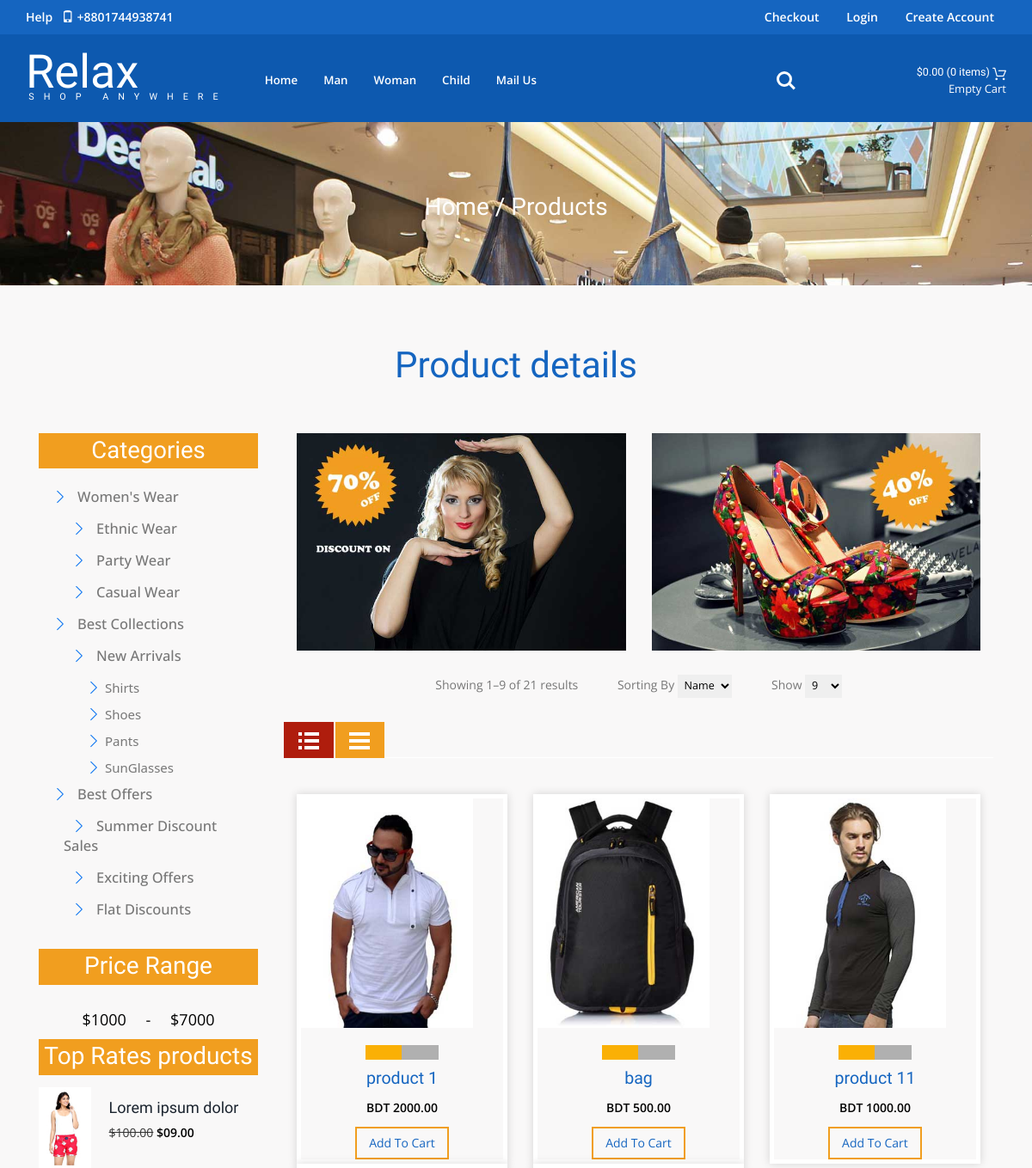
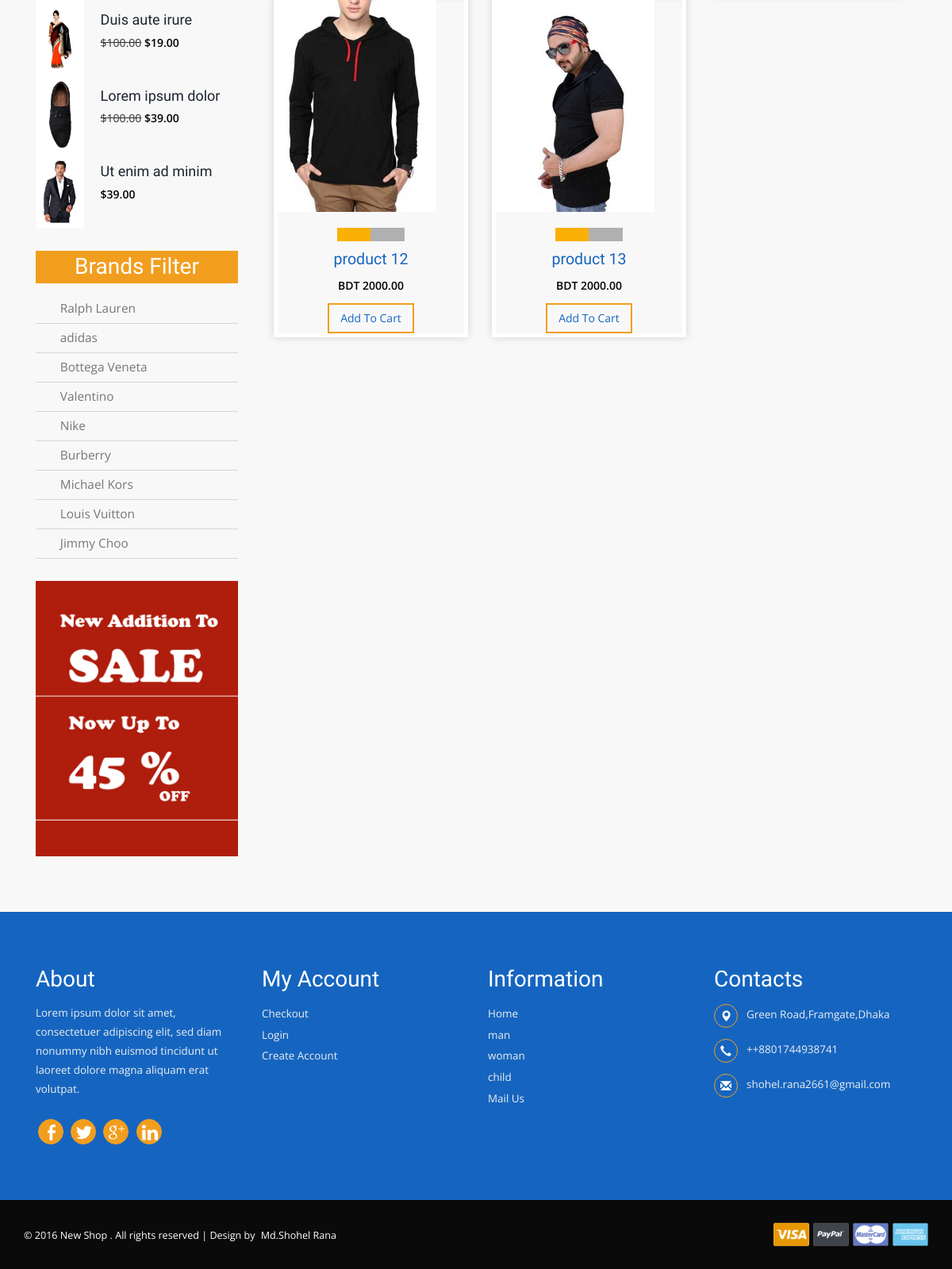
/product.php?id=7, run on the app's committed database (2 pictures, top to bottom).
### tables this page shows
CREATE TABLE `tbl_category` (
  `category_id` int(3) NOT NULL,
  `category_name` varchar(100) NOT NULL,
  `category_description` text NOT NULL,
  `publication_status` tinyint(1) NOT NULL
);

CREATE TABLE `tbl_product` (
  `product_id` int(11) NOT NULL,
  `product_name` varchar(100) NOT NULL,
  `category_id` int(3) NOT NULL,
  `manufacturer_id` int(3) NOT NULL,
  `product_price` float(10,2) NOT NULL,
  `product_quantity` int(5) NOT NULL,
  `product_short_description` text NOT NULL,
  `product_long_description` text NOT NULL,
  `product_image` text NOT NULL,
  `publication_status` tinyint(1) NOT NULL
);

### pages/product_content.php (the view, shortened to what the rows shown need)
<?php
$category_id = $_GET['id'];
$query_result = $obj_app->select_published_product_by_category_id($category_id);
?>
<div class="content">
    <div class="products-agileinfo">
        <h2 class="tittle">Product details</h2>
        <div class="container">
            <div class="product-agileinfo-grids w3l">
                <div class="col-md-9 product-agileinfon-grid1 w3l">
                    <div class="bs-example bs-example-tabs" role="tabpanel" data-example-id="togglable-tabs">
                        <ul id="myTab" class="nav1 nav1-tabs left-tab" role="tablist">
                            <div id="myTabContent" class="tab-content">
                                <div role="tabpanel" class="tab-pane fade in active" id="home" aria-labelledby="home-tab">
                                    <div class="product-tab">
                                        <?php while ($category_product = mysqli_fetch_assoc($query_result)) { ?>
                                        <div class="col-md-4 product-tab-grid simpleCart_shelfItem">
                                            <div class="grid-arr">
                                                <div  class="grid-arrival">
                                                    <figure>
                                                        <a href="#" class="new-gri" data-toggle="modal" data-target="#myModal1">
                                                            <div class="grid-img">
                                                                <a href="product_details.php?id=<?php echo $category_product['product_id']; ?>"><img  src="assets/<?php echo $category_product['product_image']; ?>" class="img-responsive" alt=""height="300" width="200"></a>
                                                            </div>
                                                        </a>
                                                    </figure>
                                                </div>
                                                <div class="block">
                                                    <div class="starbox small ghosting"> </div>
                                                </div>
                                                <div class="women">
                                                    <h6><a href="product_details.php?id=<?php echo $category_product['product_id']; ?>"><?php echo $category_product['product_name']; ?></a></h6>
                                                    <p ><em class="item_price"> BDT <?php echo $category_product['product_price']; ?></em></p>
                                                    <a href="product_details.php" data-text="Add To Cart" class="my-cart-b item_add">Add To Cart</a>
                                                </div>
                                            </div>
                                        </div>
                                        <?php } ?>
                                    </div>
                                </div>
                            </div>
                    </div>
                </div>
            </div>
        </div>
    </div>
</div>

### includes/header.php (shortened to what the rows shown need)
<?php
$query_result = $obj_app->select_all_published_category_info();
?>
<div class="header">
    <div class="heder-bottom">
        <div class="container">
            <div class="logo-nav">
                <div class="logo-nav-left">
                    <h1><a href="index.php">Relax<span>Shop anywhere</span></a></h1>
                </div>
                <div class="logo-nav-left1">
                    <nav class="navbar navbar-default">
                        <div class="collapse navbar-collapse" id="bs-megadropdown-tabs">
                            <ul class="nav navbar-nav">
                                <?php while ($category_info = mysqli_fetch_assoc($query_result)) { ?>
                                    <li class="dropdown"><a href="product.php?id=<?php echo $category_info['category_id']; ?>"><?php echo $category_info['category_name']; ?></a></li>
                                <?php } ?>
                            </ul>
                        </div>
                    </nav>
                </div>
            </div>
        </div>
    </div>
</div>

### includes/footer.php (shortened to what the rows shown need)
<?php
$query_result = $obj_app->select_all_published_category_info();
?>
<div class="footer-w3l">
    <div class="container">
        <div class="footer-grids">
            <div class="col-md-3 footer-grid">
                <ul>
                    <?php while ($category_info = mysqli_fetch_assoc($query_result)) { ?>
                        <li class="dropdown"><a href="category.php?id=<?php echo $category_info['category_id']; ?>"><?php echo $category_info['category_name']; ?></a></li>
                    <?php } ?>
                </ul>
            </div>
        </div>
    </div>
</div>

### data on the page
tbl_category: category_name "Man", category_name "man"
tbl_category: category_name "Woman", category_name "woman"
tbl_category: category_name "Child", category_name "child"
tbl_product: product_image (picture), product_name "product 1", product_price "2000.00"
tbl_product: product_image (picture), product_name "bag", product_price "500.00"
tbl_product: product_image (picture), product_name "product 11", product_price "1000.00"
tbl_product: product_image (picture), product_name "product 12", product_price "2000.00"
tbl_product: product_image (picture), product_name "product 13", product_price "2000.00"
